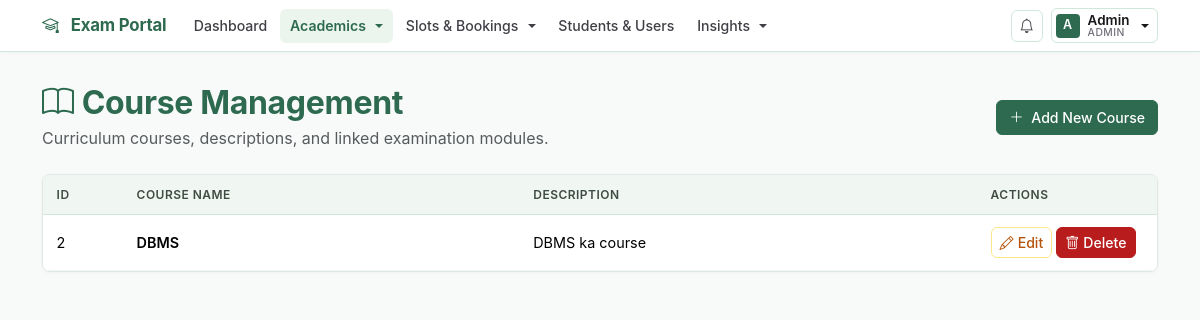
Page /courses (signed in) on the earlier database version.
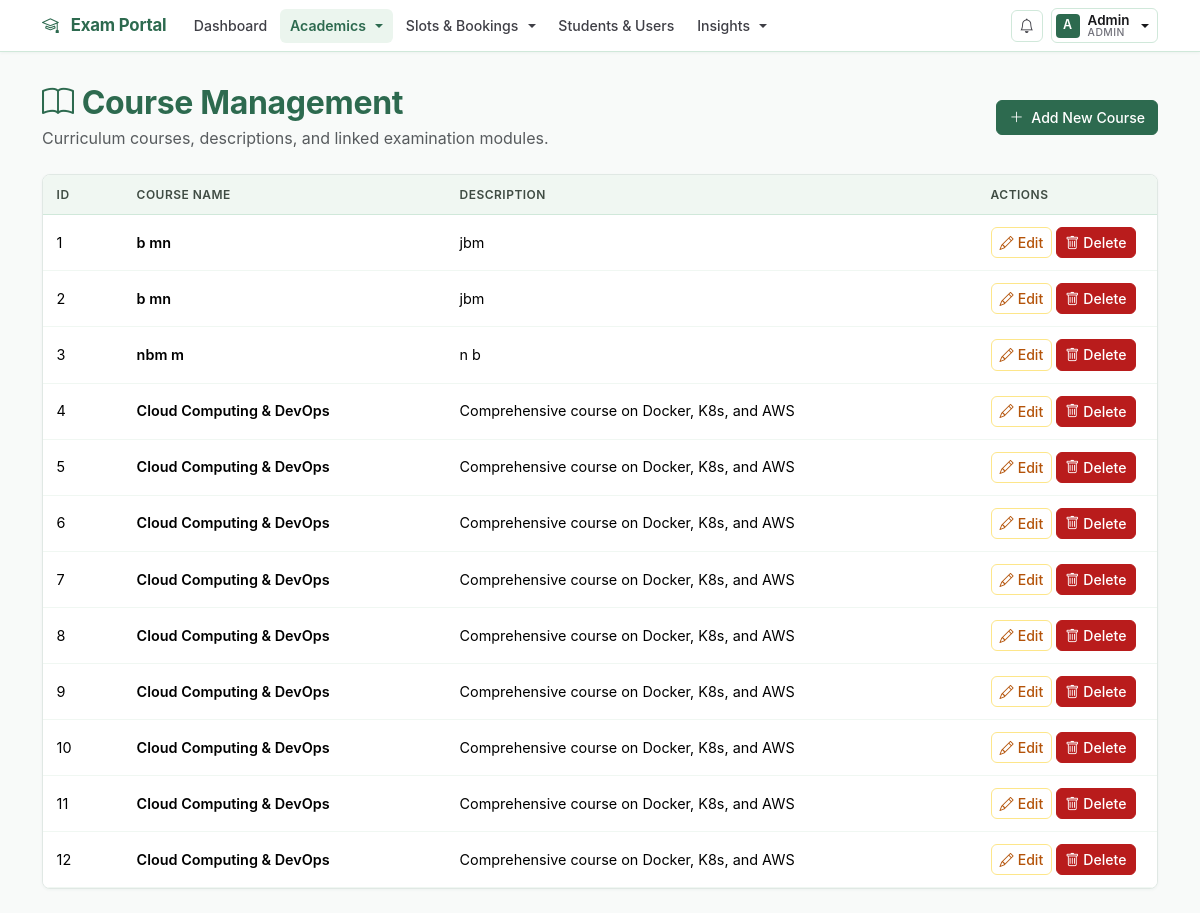
Same page on the later database version.
### models.py (models this page shows, shortened)
class Course(db.Model):
    id = db.Column(db.Integer, primary_key=True)
    name = db.Column(db.String(100), nullable=False)
    description = db.Column(db.String(500))

### routes/admin.py (the view)
    @app.route("/courses")
    @role_required("Admin")
    def courses():
        all_courses = Course.query.all()
        return render_template("courses.html", courses=all_courses)

### app.py (called while the page is built)
@app.context_processor
def inject_global_data():
    unread_count = 0
    if "user_id" in session:
        unread_count = Notification.query.filter_by(
            user_id=session["user_id"],
            is_read=False,
        ).count()
    return {"unread_notifications_count": unread_count}

### helpers.py (called while the page is built)
def role_required(required_role):
    def decorator(fn):
        @wraps(fn)
        def wrapper(*args, **kwargs):
            if "user_id" not in session:
                return redirect(url_for("login"))
            user = User.query.get(session["user_id"])
            if not user or not user.is_active:
                session.clear()
                return redirect(url_for("login"))
            if user.role != required_role:
                abort(403)
            if user.role == "Examiner" and not user.is_approved:
                session.clear()
                return redirect(url_for("login"))
            return fn(*args, **kwargs)
        return wrapper
    return decorator

### templates/courses.html (shortened to what this page needs)
{% extends "base.html" %}
{% block content %}
<div class="container mt-4">
    <div class="d-flex justify-content-between align-items-center mb-4">
        <div>
            <h2 class="fw-bold mb-1" style="color: var(--color-primary);">
                <i class="bi bi-book me-2" style="color: var(--color-accent);"></i>Course Management
            </h2>
            <p class="text-muted mb-0">Curriculum courses, descriptions, and linked examination modules.</p>
        </div>
        <a href="{{ url_for('add_course') }}" class="btn btn-warm-primary">
            <i class="bi bi-plus-lg me-1"></i> Add New Course
        </a>
    </div>
    <div class="card shadow-sm">
        <div class="card-body p-0">
            <div class="table-responsive">
                <table class="table table-hover align-middle mb-0">
                    <thead class="warm-thead">
                        <tr>
                            <th style="width: 80px;">ID</th>
                            <th>Course Name</th>
                            <th>Description</th>
                            <th style="width: 180px;">Actions</th>
                        </tr>
                    </thead>
                    <tbody>
                        {% for course in courses %}
                        <tr>
                            <td>{{ course.id }}</td>
                            <td class="fw-semibold">{{ course.name }}</td>
                            <td>{{ course.description or "No description" }}</td>
                            <td>
                                <a href="{{ url_for('edit_course', course_id=course.id) }}"
                                   class="btn btn-warm-outline-warning btn-sm">
                                    <i class="bi bi-pencil me-1"></i>Edit
                                </a>
                                <form action="{{ url_for('delete_course', course_id=course.id) }}"
                                      method="POST" style="display:inline;"
                                      onsubmit="return confirm('Are you sure you want to delete this course?');">
                                    <button type="submit" class="btn btn-warm-danger btn-sm">
                                        <i class="bi bi-trash me-1"></i>Delete
                                    </button>
                                </form>
                            </td>
                        </tr>
                        {% endfor %}
                    </tbody>
                </table>
            </div>
        </div>
    </div>
</div>
{% endblock %}

Differences in the rows shown:
added Course: id "1", name "b mn", description "jbm"
changed Course id 2: name "DBMS" → "b mn"; description "DBMS ka course" → "jbm"
added Course: id "3", name "nbm m", description "n b"
added Course: id "4", name "Cloud Computing & DevOps", description "Comprehensive course on Docker, K8s, and AWS"
added Course: id "5", name "Cloud Computing & DevOps", description "Comprehensive course on Docker, K8s, and AWS"
added Course: id "6", name "Cloud Computing & DevOps", description "Comprehensive course on Docker, K8s, and AWS"
added Course: id "7", name "Cloud Computing & DevOps", description "Comprehensive course on Docker, K8s, and AWS"
added Course: id "8", name "Cloud Computing & DevOps", description "Comprehensive course on Docker, K8s, and AWS"
added Course: id "9", name "Cloud Computing & DevOps", description "Comprehensive course on Docker, K8s, and AWS"
added Course: id "10", name "Cloud Computing & DevOps", description "Comprehensive course on Docker, K8s, and AWS"
added Course: id "11", name "Cloud Computing & DevOps", description "Comprehensive course on Docker, K8s, and AWS"
added Course: id "12", name "Cloud Computing & DevOps", description "Comprehensive course on Docker, K8s, and AWS"
